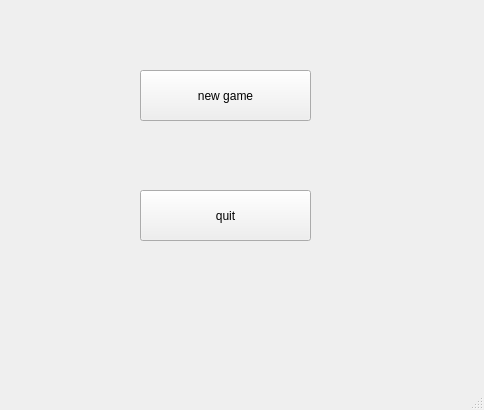
<?xml version="1.0" encoding="UTF-8"?>
<ui version="4.0">
 <class>MainWindow</class>
 <widget class="QMainWindow" name="MainWindow">
  <property name="geometry">
   <rect>
    <x>0</x>
    <y>0</y>
    <width>484</width>
    <height>410</height>
   </rect>
  </property>
  <property name="windowTitle">
   <string>MainWindow</string>
  </property>
  <widget class="QWidget" name="centralwidget">
   <widget class="QPushButton" name="pushButton_newgame">
    <property name="geometry">
     <rect>
      <x>140</x>
      <y>70</y>
      <width>171</width>
      <height>51</height>
     </rect>
    </property>
    <property name="text">
     <string>new game</string>
    </property>
   </widget>
   <widget class="QPushButton" name="pushButton_quit">
    <property name="geometry">
     <rect>
      <x>140</x>
      <y>190</y>
      <width>171</width>
      <height>51</height>
     </rect>
    </property>
    <property name="text">
     <string>quit</string>
    </property>
   </widget>
  </widget>
  <widget class="QMenuBar" name="menubar">
   <property name="geometry">
    <rect>
     <x>0</x>
     <y>0</y>
     <width>484</width>
     <height>24</height>
    </rect>
   </property>
  </widget>
  <widget class="QStatusBar" name="statusbar"/>
 </widget>
 <resources/>
 <connections/>
</ui>
